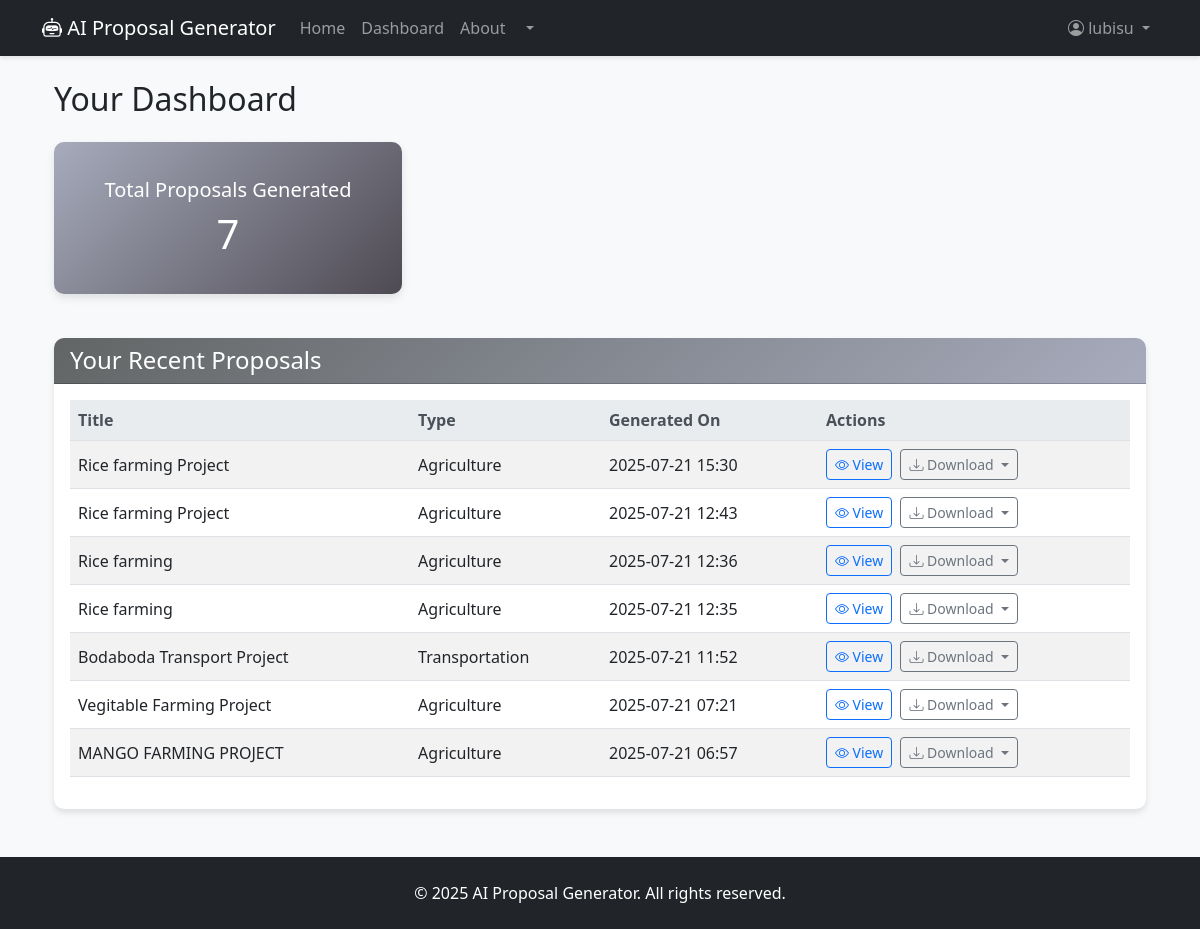
The page /dashboard (signed in) on the database its author committed.
### app/models.py (models this page shows, shortened)
class User(db.Model, UserMixin):
    id = db.Column(db.Integer, primary_key=True)
    username = db.Column(db.String(20), unique=True, nullable=False)
    email = db.Column(db.String(120), unique=True, nullable=False)
    password_hash = db.Column(db.String(128))
    proposals = db.relationship('Proposal', backref='author', lazy=True)

class Proposal(db.Model):
    id = db.Column(db.Integer, primary_key=True)
    title = db.Column(db.String(100), nullable=False)
    content = db.Column(db.Text, nullable=False)
    project_type = db.Column(db.String(50))
    generated_at = db.Column(db.DateTime, nullable=False, default=datetime.utcnow)
    user_id = db.Column(db.Integer, db.ForeignKey('user.id'), nullable=False)

### app/main/routes.py (the view)
@main_bp.route('/dashboard')
@login_required
def dashboard():
    proposals = db.session.query(Proposal)\
                  .filter_by(user_id=current_user.id)\
                  .order_by(Proposal.generated_at.desc())\
                  .all()
    return render_template('main/dashboard.html', proposals=proposals)

### app/models.py (called while the page is built)
@login_manager.user_loader
def load_user(user_id):
    return User.query.get(int(user_id))

### app/templates/main/dashboard.html (shortened to what this page needs)
{% extends "main/base.html" %}
{% block content %}
<div class="container mt-4">
    <h2 class="mb-4">Your Dashboard</h2>
    <div class="row mb-4">
        <div class="col-md-4">
            <div class="card bg-primary text-white dashboard-card">
                <div class="card-body">
                    <h5 class="card-title">Total Proposals Generated</h5>
                    <h3 class="card-text">{{ proposals|length }}</h3>
                </div>
            </div>
        </div>
    </div>
    <div class="card">
        <div class="card-header">
            <h4 class="text-white mb-0">Your Recent Proposals</h4>
        </div>
        <div class="card-body">
            {% if proposals %}
            <div class="table-responsive">
                <table class="table table-hover table-striped">
                    <thead>
                        <tr>
                            <th>Title</th>
                            <th>Type</th>
                            <th>Generated On</th>
                            <th>Actions</th>
                        </tr>
                    </thead>
                    <tbody>
                        {% for proposal in proposals %}
                        <tr>
                            <td>{{ proposal.title }}</td>
                            <td>{{ proposal.project_type if proposal.project_type else 'N/A' }}</td>
                            <td>{{ moment(proposal.generated_at).format('YYYY-MM-DD HH:mm') }}</td>
                            <td>
                                <a href="{{ url_for('main.view_proposal', proposal_id=proposal.id) }}"
                                   class="btn btn-sm btn-outline-primary me-1" title="View Proposal">
                                    <i class="bi bi-eye"></i> View
                                </a>
                                <div class="dropdown d-inline-block">
                                    <button class="btn btn-sm btn-outline-secondary dropdown-toggle" type="button" id="downloadDropdown{{ proposal.id }}" data-bs-toggle="dropdown" aria-expanded="false">
                                        <i class="bi bi-download"></i> Download
                                    </button>
                                </div>
                            </td>
                        </tr>
                        {% endfor %}
                    </tbody>
                </table>
            </div>
            {% else %}
            <p class="text-center">You haven't generated any proposals yet. <a href="{{ url_for('main.index') }}">Start generating one now!</a></p>
            {% endif %}
        </div>
    </div>
</div>
{% endblock %}

### app/templates/main/base.html (shortened to what this page needs)
<!DOCTYPE html>
<html lang="en">
<head>
    <link href="https://cdn.jsdelivr.net/npm/bootstrap@5.3.0/dist/css/bootstrap.min.css" rel="stylesheet">
    <link rel="stylesheet" href="https://cdn.jsdelivr.net/npm/bootstrap-icons@1.10.0/font/bootstrap-icons.css">
    <link rel="stylesheet" href="{{ url_for('static', filename='css/style.css') }}">
</head>
<body>
    <nav class="navbar navbar-expand-lg navbar-dark bg-dark mb-4">
        <div class="container">
            <a class="navbar-brand" href="{{ url_for('main.index') }}">
                <i class="bi bi-robot"></i> AI Proposal Generator
            </a>
            <div class="collapse navbar-collapse" id="navbarNav">
                <ul class="navbar-nav me-auto">
                    <li class="nav-item">
                        <a class="nav-link" href="{{ url_for('main.index') }}">Home</a>
                    </li>
                    <li class="nav-item">
                        <a class="nav-link" href="{{ url_for('main.dashboard') }}">Dashboard</a>
                    </li>
                    <li class="nav-item">
                        <a class="nav-link" href="{{ url_for('main.about') }}">About</a>
                    </li>
                    <li class="nav-item dropdown">
                        <a class="nav-link dropdown-toggle" href="#" data-bs-toggle="dropdown">
                        </a>
                    </li>
                </ul>
                <ul class="navbar-nav">
                    {% if current_user.is_authenticated %}
                    <li class="nav-item dropdown">
                        <a class="nav-link dropdown-toggle" href="#" id="navbarDropdown" role="button" data-bs-toggle="dropdown" aria-expanded="false">
                            <i class="bi bi-person-circle"></i> {{ current_user.username }}
                        </a>
                    </li>
                    {% endif %}
                </ul>
            </div>
        </div>
    </nav>
    <main class="container mb-5">
        {% block content %}{% endblock %}
    </main>
    <footer class="bg-dark text-white py-4 mt-5">
        <div class="container text-center">
            <p class="mb-0">&copy; {{ now.year }} AI Proposal Generator. All rights reserved.</p>
        </div>
    </footer>
</body>
</html>

### app/static/CSS/style.css (style rules this page uses)
body { font-family: 'Segoe UI', Tahoma, Geneva, Verdana, sans-serif; background-color: #f8f9fa; color: #212529; }
.navbar { box-shadow: 0 2px 4px rgba(0,0,0,.1); }
.card { border: none; border-radius: 10px; box-shadow: 0 4px 6px rgba(0,0,0,.1); transition: transform 0.3s ease; }
.card-header { border-radius: 10px 10px 0 0 !important; background: linear-gradient(135deg, #616565 0%, #a7abbc 100%); //background: linear-gradient(135deg, #667eea 0%, #764ba2 100%); color: white; }
.dashboard-card { text-align: center; padding: 20px; border-radius: 10px; margin-bottom: 20px; background: linear-gradient(135deg, #a7abbc 0%, #4e4a53 100%); color: white; box-shadow: 0 4px 8px rgba(0,0,0,.1); }
.dashboard-card h3 { font-size: 2.5rem; margin-bottom: 0; }
.table th, .table td { vertical-align: middle; }
.table thead th { background-color: #e9ecef; color: #495057; }

### rows shown on the page
User: username "lubisu"
Proposal: title "Rice farming Project", project_type "Agriculture", generated_at "2025-07-21 15:30"
Proposal: title "Rice farming Project", project_type "Agriculture", generated_at "2025-07-21 12:43"
Proposal: title "Rice farming", project_type "Agriculture", generated_at "2025-07-21 12:36"
Proposal: title "Rice farming", project_type "Agriculture", generated_at "2025-07-21 12:35"
Proposal: title "Bodaboda Transport Project", project_type "Transportation", generated_at "2025-07-21 11:52"
Proposal: title "Vegitable Farming Project", project_type "Agriculture", generated_at "2025-07-21 07:21"
Proposal: title "MANGO FARMING PROJECT", project_type "Agriculture", generated_at "2025-07-21 06:57"

### other values the page prints
{{ proposals|length }} "7"
